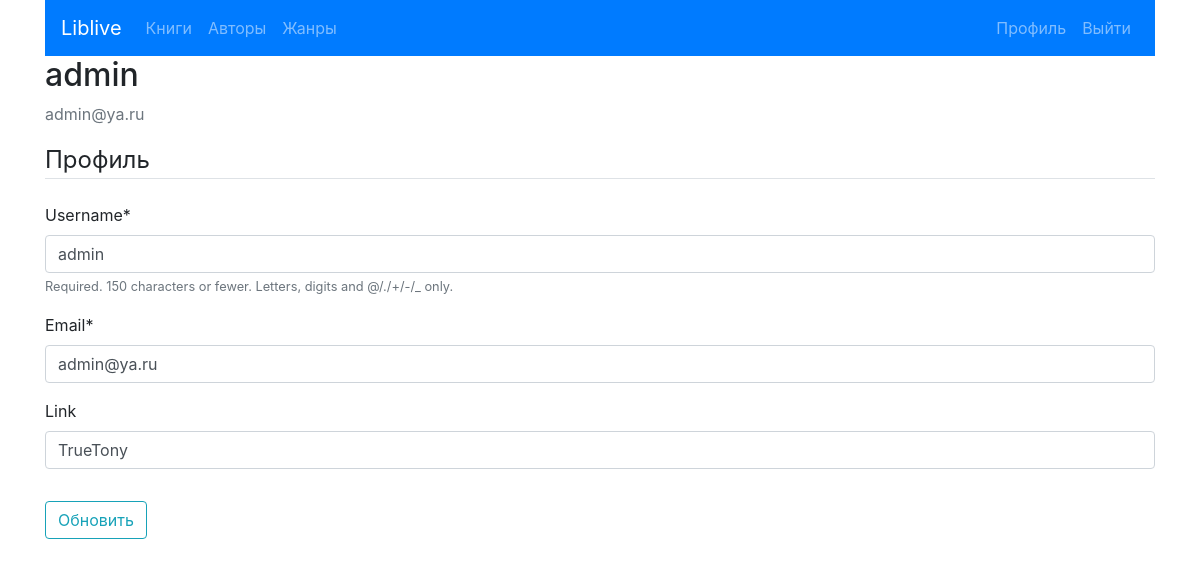
The page /profile/ (signed in) on the database as committed earlier.
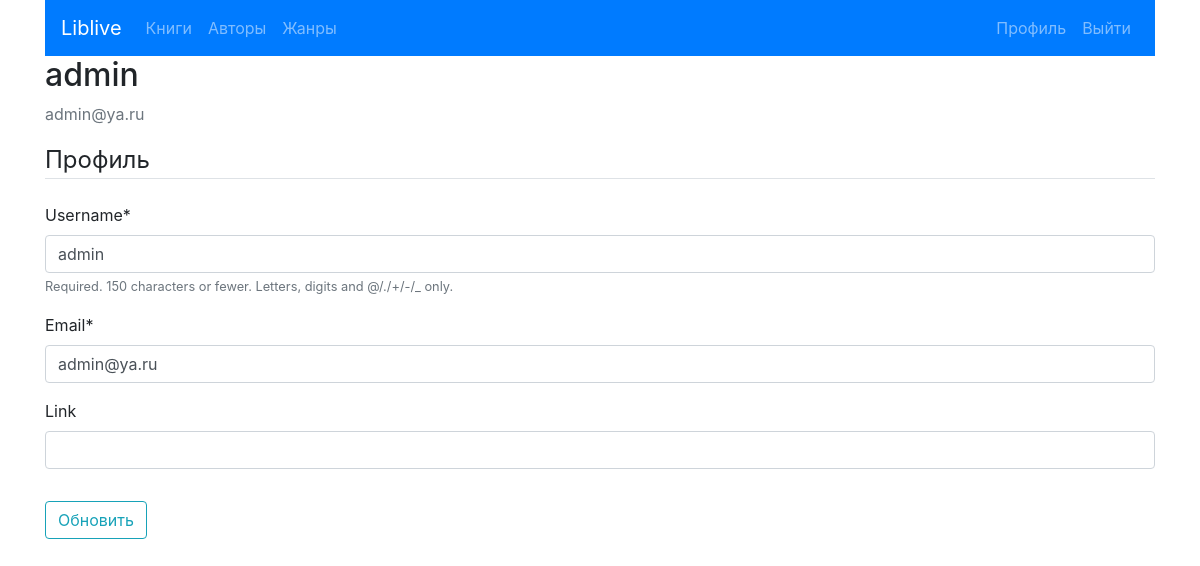
The same page on the database as committed later.
### users/models.py (models this page shows, shortened)
class Profile(models.Model):
    user = models.OneToOneField(User, on_delete=models.CASCADE)
    link = models.CharField(max_length=200, blank=True)

### users/views.py (the view)
# urls.py: path('profile/', views.profile, name='profile')
@login_required
def profile(request):
    if request.method == 'POST':
        u_form = UserUpdateForm(request.POST, instance=request.user)
        p_form = ProfileUpdateForm(request.POST, instance=request.user.profile)
        if u_form.is_valid() and p_form.is_valid():
            u_form.save()
            p_form.save()
            messages.success(request, f'Ваш профиль обновлён!')
            return redirect('users:profile')
    else:
        u_form = UserUpdateForm(instance=request.user)
        p_form = ProfileUpdateForm(instance=request.user.profile)
    context = {
        'u_form': u_form,
        'p_form': p_form
    }
    return render(request, 'users/profile.html', context)

### users/forms.py
class UserUpdateForm(forms.ModelForm):
    email = forms.EmailField()
    class Meta:
        model = User
        fields = ['username', 'email']

class ProfileUpdateForm(forms.ModelForm):
    class Meta:
        model = Profile
        fields = ['link']

### users/templates/users/profile.html (shortened to what this page needs)
{% extends 'liv/base.html' %}
{% load crispy_forms_tags %}
{% block content %}
    <div class="media-body">
        <h2 class="account-heading">{{ user.username}}</h2>
        <p class="text-secondary">{{ user.email }}</p>
    </div>
    <form method="POST" enctype="multipart/form-data">
            <fieldset class="form-group">
                <legend class="border-bottom mb-4">Профиль</legend>
                {{ u_form|crispy }}
                {{ p_form|crispy }}
            </fieldset>
            <div class="form-group">
                <button class="btn btn-outline-info" type="submit">
                    Обновить
                </button>
            </div>
        </form>
{% endblock %}

Rows that differ between the two databases and show on the page:
changed Profile: link "TrueTony" → (not shown)
